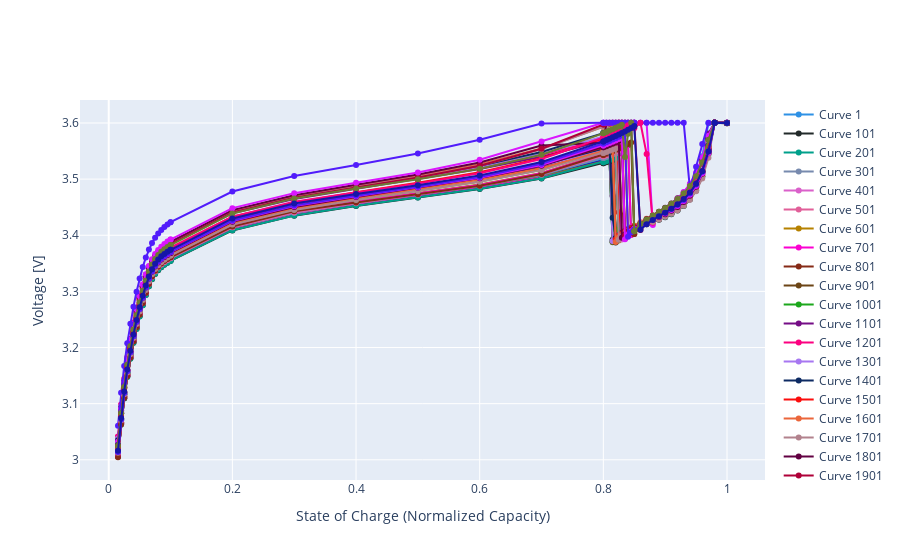

Notebook cell for this chart:
### Code cell
skip=100
fig = go.Figure()
pallete = plotly.colors.qualitative.Dark24*(len(datasets["X_train"])//skip)

for i in range(0, len(datasets["X_train"]), batch_size * skip):

    df_true = pd.DataFrame(datasets["y_train"][i : i + batch_size])
    
    fig.add_trace(
        go.Scatter(
            x=REFERENCE_CHARGE_CAPACITIES[-batch_size:],
            y=df_true[0].values*(VOLTAGE_MAX - VOLTAGE_MIN) + VOLTAGE_MIN,
            showlegend=True,
            mode="lines+markers",
            name = f"Curve {i//batch_size+1}",
            line_color=pallete[i//skip]
        )
    )

fig.update_yaxes(title="Voltage [V]")
fig.update_xaxes(title="State of Charge (Normalized Capacity)")
